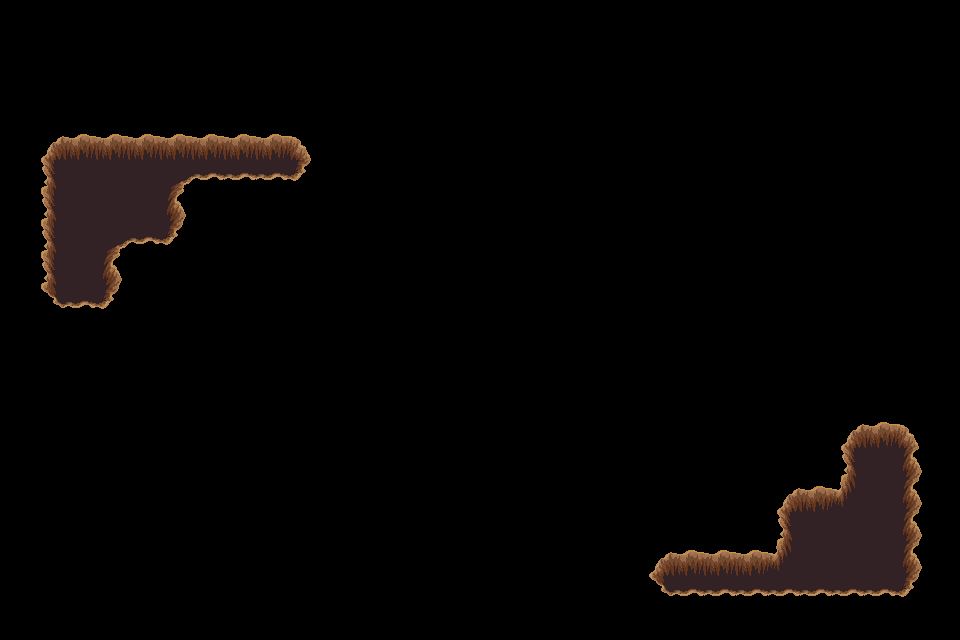

This is a level from a 2D game, rendered from its Tiled map with the project's own tilesets. A one-line summary and the complete map file follow:
An orthogonal 30x20 tile map with 32x32 px tiles, 1 tile layer (trou), 2 tilesets.

<map version="1.4" tiledversion="1.4.3" orientation="orthogonal" renderorder="right-down" width="30" height="20" tilewidth="32" tileheight="32" infinite="0" nextlayerid="9" nextobjectid="1">
 <tileset firstgid="1" source="../../dungeon_green.tsx" />
 <tileset firstgid="530" source="../../dungeon.tsx" />
 <layer id="8" name="trou" width="30" height="20">
  <data encoding="csv">
0,0,0,0,0,0,0,0,0,0,0,0,0,0,0,0,0,0,0,0,0,0,0,0,0,0,0,0,0,0,
0,0,0,0,0,0,0,0,0,0,0,0,0,0,0,0,0,0,0,0,0,0,0,0,0,0,0,0,0,0,
0,0,0,0,0,0,0,0,0,0,0,0,0,0,0,0,0,0,0,0,0,0,0,0,0,0,0,0,0,0,
0,0,0,0,0,0,0,0,0,0,0,0,0,0,0,0,0,0,0,0,0,0,0,0,0,0,0,0,0,0,
0,432,433,433,433,433,433,433,433,434,0,0,0,0,0,0,0,0,0,0,0,0,0,0,0,0,0,0,0,0,
0,455,456,456,456,387,479,479,479,480,0,0,0,0,0,0,0,0,0,0,0,0,0,0,0,0,0,0,0,0,
0,455,456,456,456,457,0,0,0,0,0,0,0,0,0,0,0,0,0,0,0,0,0,0,0,0,0,0,0,0,
0,455,456,387,479,480,0,0,0,0,0,0,0,0,0,0,0,0,0,0,0,0,0,0,0,0,0,0,0,0,
0,455,456,457,0,0,0,0,0,0,0,0,0,0,0,0,0,0,0,0,0,0,0,0,0,0,0,0,0,0,
0,478,479,480,0,0,0,0,0,0,0,0,0,0,0,0,0,0,0,0,0,0,0,0,0,0,0,0,0,0,
0,0,0,0,0,0,0,0,0,0,0,0,0,0,0,0,0,0,0,0,0,0,0,0,0,0,0,0,0,0,
0,0,0,0,0,0,0,0,0,0,0,0,0,0,0,0,0,0,0,0,0,0,0,0,0,0,0,0,0,0,
0,0,0,0,0,0,0,0,0,0,0,0,0,0,0,0,0,0,0,0,0,0,0,0,0,0,0,0,0,0,
0,0,0,0,0,0,0,0,0,0,0,0,0,0,0,0,0,0,0,0,0,0,0,0,0,0,432,433,434,0,
0,0,0,0,0,0,0,0,0,0,0,0,0,0,0,0,0,0,0,0,0,0,0,0,0,0,455,456,457,0,
0,0,0,0,0,0,0,0,0,0,0,0,0,0,0,0,0,0,0,0,0,0,0,0,432,433,411,456,457,0,
0,0,0,0,0,0,0,0,0,0,0,0,0,0,0,0,0,0,0,0,0,0,0,0,455,456,456,456,457,0,
0,0,0,0,0,0,0,0,0,0,0,0,0,0,0,0,0,0,0,0,432,433,433,433,411,456,456,456,457,0,
0,0,0,0,0,0,0,0,0,0,0,0,0,0,0,0,0,0,0,0,478,479,479,479,479,479,479,479,480,0,
0,0,0,0,0,0,0,0,0,0,0,0,0,0,0,0,0,0,0,0,0,0,0,0,0,0,0,0,0,0
</data>
 </layer>
</map>
